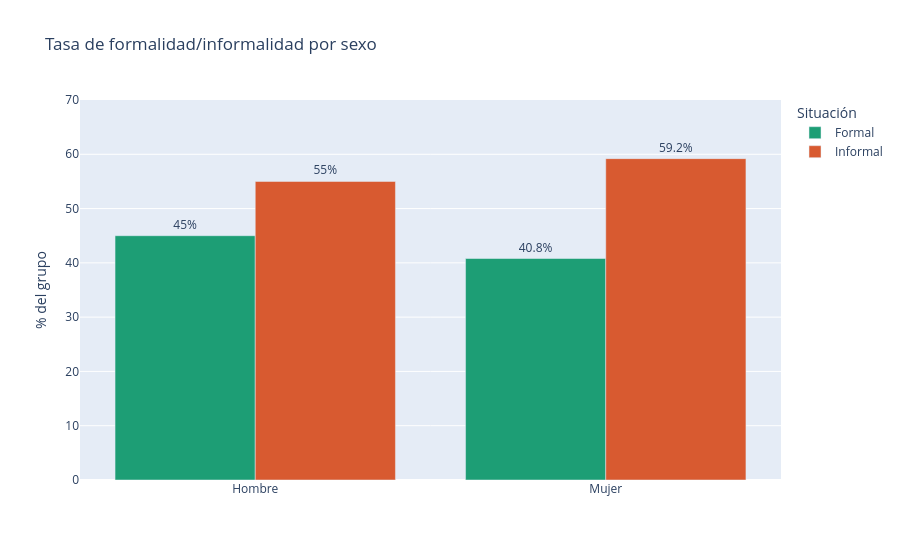

This figure's notebook cell:
### Code cell
tabla_long = tabla_pct.reset_index().melt(
    id_vars="sexo_nombre", var_name="situacion", value_name="porcentaje"
)

fig = px.bar(
    tabla_long,
    x="sexo_nombre", y="porcentaje", color="situacion",
    barmode="group", text="porcentaje",
    color_discrete_map={"Formal": "#1D9E75", "Informal": "#D85A30"},
    labels={"sexo_nombre": "", "porcentaje": "% del grupo", "situacion": "Situación"},
    title="Tasa de formalidad/informalidad por sexo"
)
fig.update_traces(texttemplate="%{text}%", textposition="outside")
fig.update_layout(yaxis_range=[0, 70])
fig.show()

### Figure 1 — Plotly figure (JSON) as saved in the notebook; plotly's stock layout.template omitted (floating-point values rounded to 4 significant figures)
{"data": [{"alignmentgroup": "True", "hovertemplate": "Situación=Formal<br>=%{x}<br>% del grupo=%{text}<extra></extra>", "legendgroup": "Formal", "marker": {"color": "#1D9E75", "pattern": {"shape": ""}}, "name": "Formal", "offsetgroup": "Formal", "orientation": "v", "showlegend": true, "text": [45.0, 40.8], "textposition": "outside", "texttemplate": "%{text}%", "type": "bar", "x": ["Hombre", "Mujer"], "xaxis": "x", "y": [45.0, 40.8], "yaxis": "y"}, {"alignmentgroup": "True", "hovertemplate": "Situación=Informal<br>=%{x}<br>% del grupo=%{text}<extra></extra>", "legendgroup": "Informal", "marker": {"color": "#D85A30", "pattern": {"shape": ""}}, "name": "Informal", "offsetgroup": "Informal", "orientation": "v", "showlegend": true, "text": [55.0, 59.2], "textposition": "outside", "texttemplate": "%{text}%", "type": "bar", "x": ["Hombre", "Mujer"], "xaxis": "x", "y": [55.0, 59.2], "yaxis": "y"}], "layout": {"barmode": "group", "legend": {"title": {"text": "Situación"}, "tracegroupgap": 0}, "title": {"text": "Tasa de formalidad/informalidad por sexo"}, "xaxis": {"anchor": "y", "domain": [0, 1], "title": {"text": ""}}, "yaxis": {"anchor": "x", "domain": [0, 1], "range": [0, 70], "title": {"text": "% del grupo"}}}}
